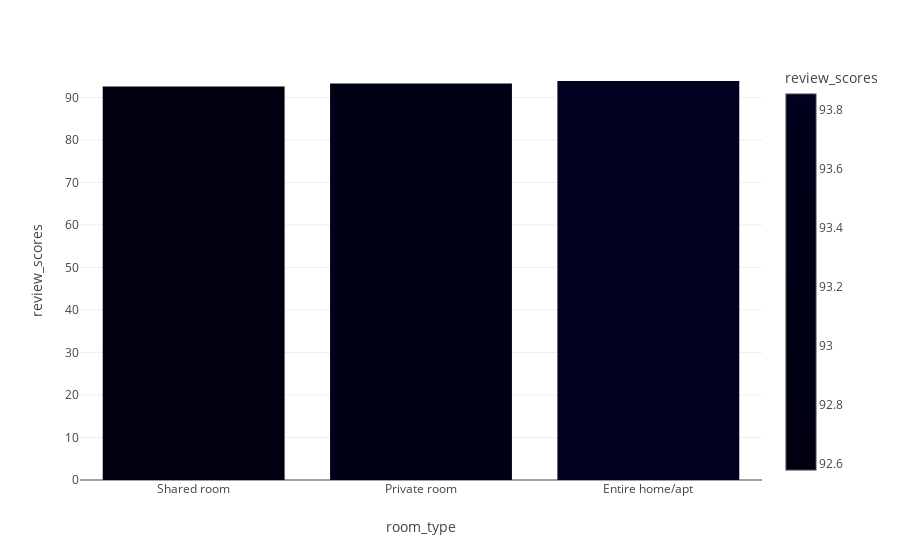

Notebook cell for this chart:
### Code cell
fig = px.bar(data_frame=review_df, 
            x = 'room_type',
            y = 'review_scores',
            color='review_scores')
fig.show()

### Figure 1 — Plotly figure (JSON) as saved in the notebook; plotly's stock layout.template omitted (floating-point values rounded to 4 significant figures)
{"data": [{"alignmentgroup": "True", "hovertemplate": "room_type=%{x}<br>review_scores=%{marker.color}<extra></extra>", "legendgroup": "", "marker": {"color": [92.58, 93.28, 93.85], "coloraxis": "coloraxis", "pattern": {"shape": ""}}, "name": "", "offsetgroup": "", "orientation": "v", "showlegend": false, "textposition": "auto", "type": "bar", "x": ["Shared room", "Private room", "Entire home/apt"], "xaxis": "x", "y": [92.58, 93.28, 93.85], "yaxis": "y"}], "layout": {"barmode": "relative", "coloraxis": {"colorbar": {"title": {"text": "review_scores"}}, "colorscale": [[0, "#000011"], [0.1111, "#000012"], [0.2222, "#000013"], [0.3333, "#000014"], [0.4444, "#000015"], [0.5556, "#000016"], [0.6667, "#000017"], [0.7778, "#000018"], [0.8889, "#000019"], [1, "#000020"]]}, "legend": {"tracegroupgap": 0}, "margin": {"t": 60}, "xaxis": {"anchor": "y", "domain": [0, 1], "title": {"text": "room_type"}}, "yaxis": {"anchor": "x", "domain": [0, 1], "title": {"text": "review_scores"}}}}
